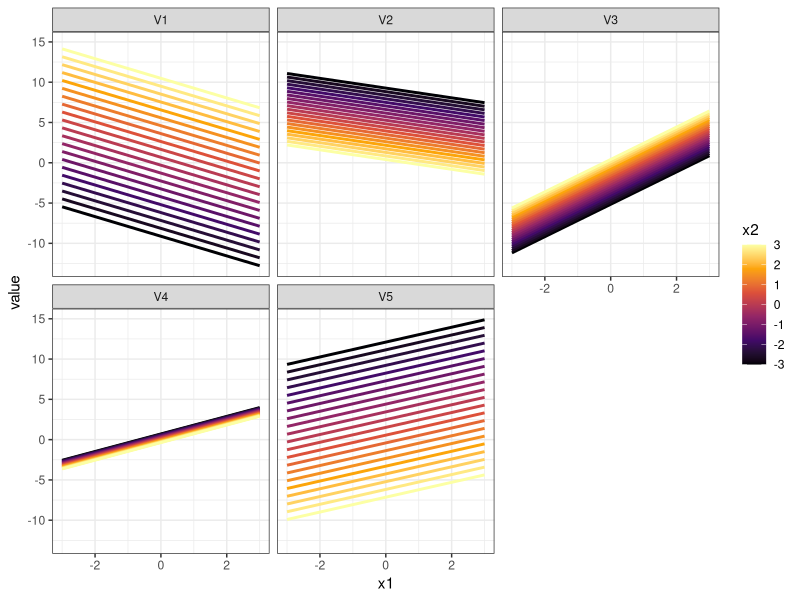
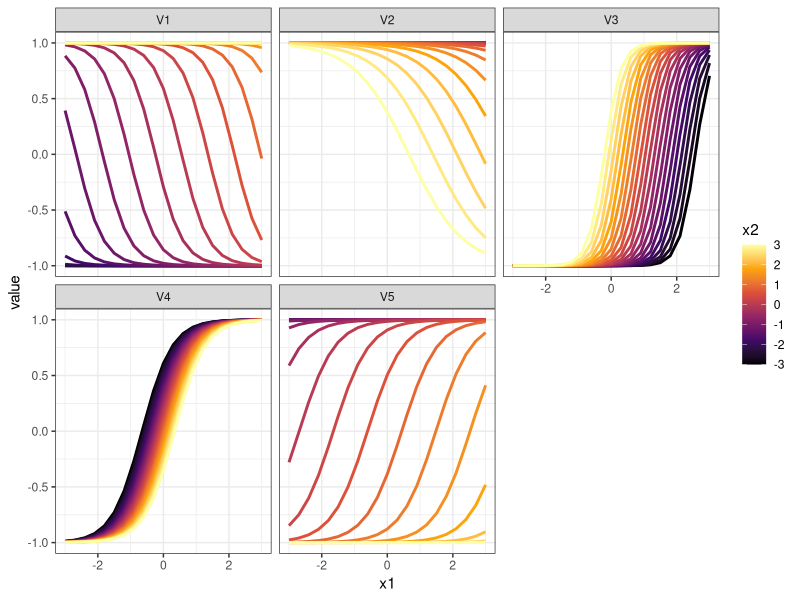
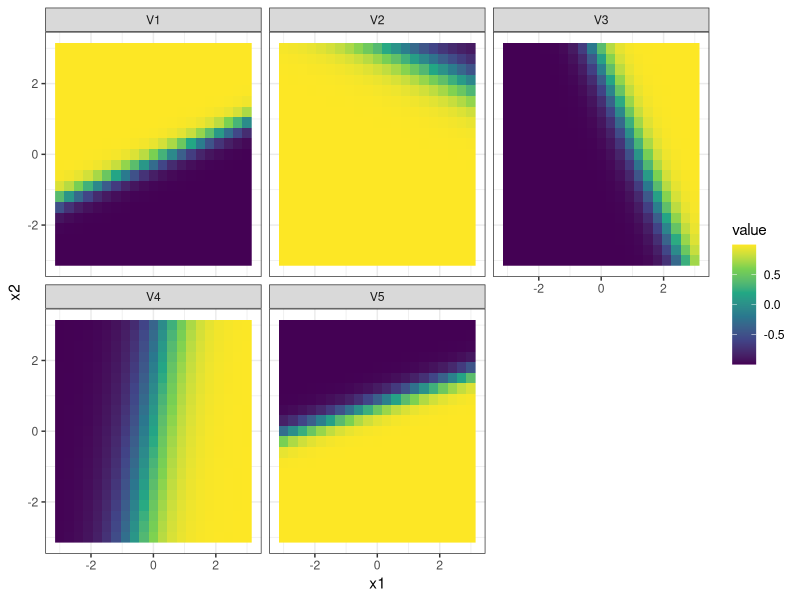
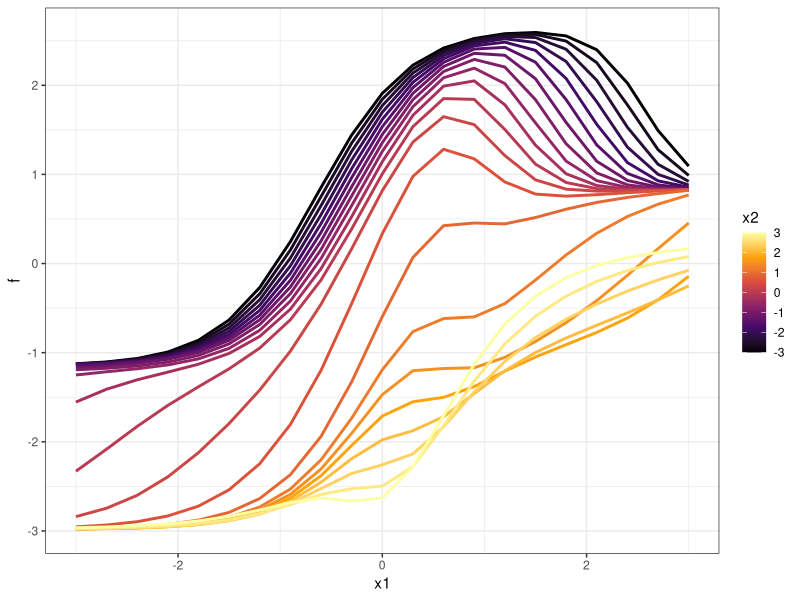
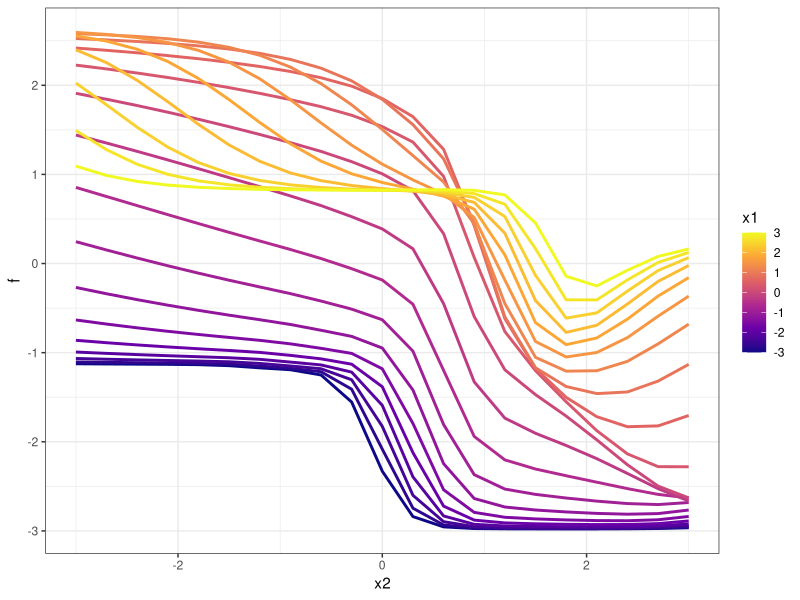
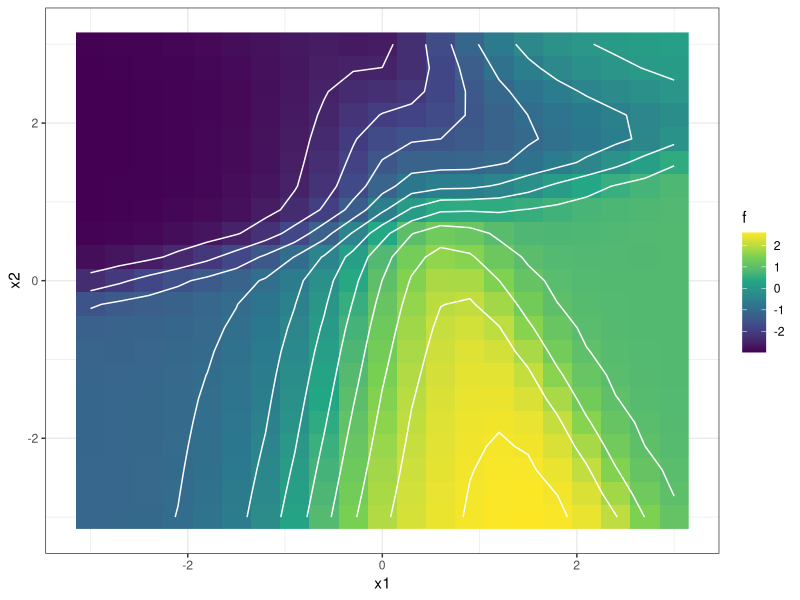
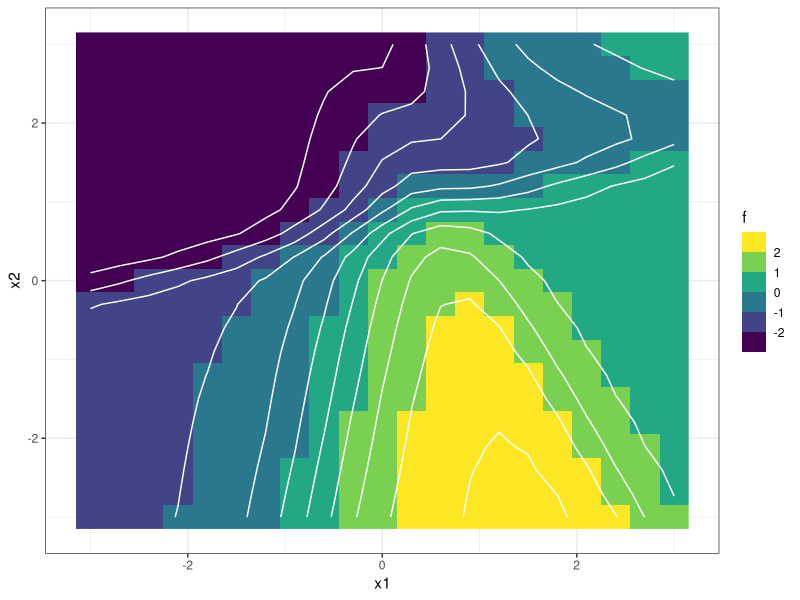
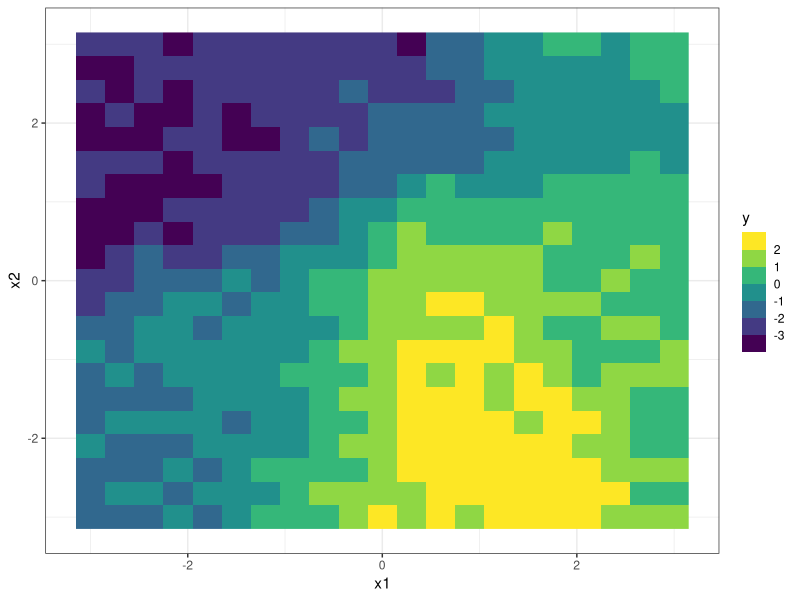

R code for these plots, in order:
### create our own 2 input neural network and then estimate the
### weights and biases using gradient descent

### start out by creating our own neural network

library(tidyverse)

### define a grid of input values
x_input <- expand.grid(x1 = seq(-3, 3, length.out = 21),
                       x2 = seq(-3, 3, length.out = 21),
                       KEEP.OUT.ATTRS = FALSE,
                       stringsAsFactors = FALSE) %>% 
  as.data.frame() %>% tibble::as_tibble()

x_input %>% glimpse()

### number of linear predictor coefficients for each hidden unit
P <- ncol(x_input) + 1

### use 5 hidden units for our neural network
num_hidden_units <- 5

### randomly generate all hidden unit parameters

set.seed(12412)

Bmat <- t( MASS::mvrnorm(n = num_hidden_units,
                         mu = rep(0, P),
                         Sigma = 1.75^2 * diag(P)) )

Bmat

### create and create the design matrix associaed with out input grid

Xgrid <- model.matrix( ~ x1 + x2, x_input)

Xgrid %>% head()

Xgrid %>% dim()

### calculate the linear predictors for every hidden unit
Agrid <- Xgrid %*% Bmat

Agrid %>% dim()

Agrid %>% head()

Agrid %>% class()

### visualize the linear predictors with respect to x1 for every hidden unit
Agrid %>% as.data.frame() %>% tibble::as_tibble() %>% 
  tibble::rowid_to_column() %>% 
  tidyr::gather(key = "key", value = "value", -rowid) %>% 
  left_join(x_input %>% tibble::rowid_to_column(),
            by = "rowid") %>% 
  ggplot(mapping = aes(x = x1, y = value)) +
  geom_line(mapping = aes(group = interaction(key, x2),
                          color = x2),
            size = 1.) +
  facet_wrap(~key) +
  scale_color_viridis_c(option = 'inferno') +
  theme_bw()

### transform each hidden unit by calculating the non-linear transformed response
Hgrid <- tanh(Agrid)

### visualize the trends of the non-linear hidden unit response with respect to x1
Hgrid %>% as.data.frame() %>% tibble::as_tibble() %>% 
  tibble::rowid_to_column() %>% 
  tidyr::gather(key = "key", value = "value", -rowid) %>% 
  left_join(x_input %>% tibble::rowid_to_column(),
            by = "rowid") %>% 
  ggplot(mapping = aes(x = x1, y = value)) +
  geom_line(mapping = aes(group = interaction(key, x2),
                          color = x2),
            size = 1.) +
  facet_wrap(~key) +
  scale_color_viridis_c(option = 'inferno') +
  theme_bw()

### let's visualize the surface trends of the hidden unit responses
### with respect to boht inputs
Hgrid %>% as.data.frame() %>% tibble::as_tibble() %>% 
  tibble::rowid_to_column() %>% 
  tidyr::gather(key = "key", value = "value", -rowid) %>% 
  left_join(x_input %>% tibble::rowid_to_column(),
            by = "rowid") %>% 
  ggplot(mapping = aes(x = x1, y = x2)) +
  geom_raster(mapping = aes(fill = value)) +
  facet_wrap(~key) +
  scale_fill_viridis_c() +
  theme_bw()

### randomly generate the output layer coefficients

set.seed(91231)
a_params <- rnorm(n = num_hidden_units + 1, mean = 0, sd = 1.7)

a_params

### separate out the output layer bias from the weights
a_bias <- a_params[1]
a_weight <- a_params[-1]

a_bias

a_weight

### the neural network response or trend is a linear model
fgrid <- as.vector( a_bias + Hgrid %*% matrix(a_weight) )

### visualize the trends wrt the inputs
dfgrid <- x_input %>% 
  mutate(f = fgrid)

dfgrid %>% glimpse()

### trend with respect to x1
dfgrid %>% 
  ggplot(mapping = aes(x = x1, y = f)) +
  geom_line(mapping = aes(group = x2, color = x2),
            size = 1.) +
  scale_color_viridis_c(option = 'inferno') +
  theme_bw()

### trend with respect to x2
dfgrid %>% 
  ggplot(mapping = aes(x = x2, y = f)) +
  geom_line(mapping = aes(group = x1, color = x1),
            size = 1.) +
  scale_color_viridis_c(option = 'plasma') +
  theme_bw()

### visualize the trend as a surface
dfgrid %>% 
  ggplot(mapping = aes(x = x1, y = x2)) +
  geom_raster(mapping = aes(fill = f)) +
  geom_contour(mapping = aes(z = f), color = "white") +
  scale_fill_viridis_c() +
  theme_bw()

dfgrid %>% 
  ggplot(mapping = aes(x = x1, y = x2)) +
  geom_raster(mapping = aes(fill = f)) +
  geom_contour(mapping = aes(z = f), color = "white") +
  scale_fill_viridis_b() +
  theme_bw()

### generate noisy observations around the true trend

dfgrid %>% summary()

### specify the noise to be quite small, at roughly 5% of the range
### want to easily resolve the nonlinear output to input relationship

sigma_true <- 0.3

set.seed(71231)
grid_data <- dfgrid %>% 
  mutate(y = rnorm(n = n(), mean = f, sd = sigma_true))

### visualize the randomly generated outputs on the grid
grid_data %>% 
  ggplot(mapping = aes(x = x1, y = x2)) +
  geom_raster(mapping = aes(fill = y)) +
  scale_fill_viridis_b() +
  theme_bw()

### fit the neural network by minimizing the SSE, use the SSE function
### from lecture

my_neuralnet_sse <- function(theta, my_info)
{
  # extract the hidden unit parameters
  X <- my_info$design_matrix
  length_beta <- ncol(X)
  total_num_betas <- my_info$num_hidden * length_beta
  beta_vec <- theta[1:total_num_betas]
  
  # extract the output layer parameters
  a_all <- theta[(total_num_betas + 1):length(theta)]
  
  # reorganize the beta parameters into a matrix
  Bmat <- matrix(beta_vec, nrow = length_beta, byrow = FALSE)
  
  # reorganize the output layer parameters by extracting
  # the output layer intercept (the bias)
  a0 <- a_all[1] # the first element in a_all is the bias
  av <- a_all[-1] # select all EXCEPT the first element
  
  # calculate the neural network in one line of code
  # your homework assignment breaks this operation 
  # into several lines, so do NOT copy and paste!!!
  # you may use this expression to help debug your code
  f <- as.vector( a0 + my_info$transform_hidden(X %*% Bmat) %*% matrix(av) )
  
  # performance metric - calculate the SSE
  sum((my_info$yobs - f)^2)
}

### setup the list of required information

my_info_5_units <- list(
  yobs = grid_data$y,
  design_matrix = Xgrid,
  num_hidden = 5,
  transform_hidden = tanh
)

### calculate the total number of unknown coefficients that must be learned
my_info_5_units$num_params <- my_info_5_units$num_hidden * (ncol(my_info_5_units$design_matrix)) +
  my_info_5_units$num_hidden + 1

my_info_5_units$num_params

### check our SSE function
my_neuralnet_sse(rep(0, my_info_5_units$num_params), my_info_5_units)

### find a local optimal set of parameters using a starting guess of zeros
### for all weights and biases, use optim() with finite differences to estimate
### the gradient and the BFGS quasi-newton algorithm

fit_0 <- optim(rep(0, my_info_5_units$num_params),
               my_neuralnet_sse,
               gr = NULL,
               my_info_5_units,
               method = "BFGS",
               hessian = TRUE,
               control = list(maxit = 5001))

fit_0$par

fit_0$convergence

fit_0$counts

### what if we would start from a random initial guess?
set.seed(12313)
start_guess_1 <- rnorm(n = my_info_5_units$num_params)

fit_1 <- optim(start_guess_1,
               my_neuralnet_sse,
               gr = NULL,
               my_info_5_units,
               method = "BFGS",
               hessian = TRUE,
               control = list(maxit = 5001))

fit_1$par

fit_1$convergence

fit_1$counts

### try with another random initial guess
set.seed(612312)
start_guess_2 <- rnorm(n = my_info_5_units$num_params)

fit_2 <- optim(start_guess_2,
               my_neuralnet_sse,
               gr = NULL,
               my_info_5_units,
               method = "BFGS",
               hessian = TRUE,
               control = list(maxit = 5001))

fit_2$par

fit_2$convergence

fit_2$counts

### Calculate the gradient numerically using hte numDeriv::grad() function

estimate_sse_grad <- function(unknowns, my_info)
{
  numDeriv::grad(my_neuralnet_sse, unknowns, method="Richardson", 
                 side=NULL, method.args=list(),
                 my_info)
}

### estimate the gradient at any set of parmaeter values
estimate_sse_grad(rep(0, my_info_5_units$num_params), my_info_5_units)

### check the optimization results when the "external" gradient function is provided
fit_2_with_grad <- optim(start_guess_2,
                         my_neuralnet_sse,
                         gr = estimate_sse_grad,
                         my_info_5_units,
                         method = "BFGS",
                         hessian = TRUE,
                         control = list(maxit = 5001))

fit_2_with_grad$par

fit_2_with_grad$convergence

fit_2_with_grad$counts

### check the locally optimal parameter estimates
fit_2_with_grad$par

fit_2$par

### summarize the absolute difference...the gradient calculated with the 
### `numDeriv::grad()` function is more precise than the gradient estimated
### by the default approach within `optim()`. With more than a few
### hidden units, those differences start to matter and create some slight differences
### between the identified optimal parameter values
###
### calculate min, average, and max absolute differences
min( abs(fit_2_with_grad$par - fit_2$par) )
mean( abs(fit_2_with_grad$par - fit_2$par) )
max( abs(fit_2_with_grad$par - fit_2$par) )

### check which parameters have the largest difference
which.max( abs(fit_2_with_grad$par - fit_2$par) )
fit_2_with_grad$par[ which.max( abs(fit_2_with_grad$par - fit_2$par) ) ]
fit_2$par[ which.max( abs(fit_2_with_grad$par - fit_2$par) ) ]

### program our own gradient descent algorithm, to help understand what's
### going on when we use a starting guess of 0 for this example

grad_descent_update <- function(unknowns, my_info, step_size)
{
  g <- estimate_sse_grad(unknowns, my_info)
  
  unknowns - step_size * g
}

### define a function which executes the gradient descent a desired 
### number of iterations, from a supplied starting guess, so this does not
### check for convergence, it's just a simple implementation, which runs
### a specified number of times

run_grad_descent <- function(start_guess, num_steps, step_size, my_info)
{
  # initialize
  res <- vector(mode = "list", length = num_steps + 1)
  res[[1]] <- start_guess
  
  # iterate the desired number of steps
  for(k in 2:(num_steps+1)){
    res[[k]] <- grad_descent_update(res[[k - 1]], my_info, step_size)
  }
  
  res
}

### test our function
run_grad_descent(rep(0, my_info_5_units$num_params), 3, step_size = 0.5e-3, my_info_5_units)

### define functions to help organize the iteration results

tidy_grad_descent_results <- function(res, iter_id)
{
  purrr::map2_dfr(res, iter_id,
                  function(ll, id){tibble::tibble(theta = ll) %>% 
                      mutate(iter_id = id) %>% 
                      tibble::rowid_to_column("theta_id")})
}

run_tidy_gradient_descent <- function(start_guess, num_steps, step_size, my_info)
{
  my_res <- run_grad_descent(start_guess, num_steps, step_size, my_info)
  
  tidy_grad_descent_results(my_res, seq_along(my_res) - 1)
}

### execute our gradient descent algorithm from a starting guess of 0

opt_iterations_0 <- run_tidy_gradient_descent(rep(0, my_info_5_units$num_params),
                                              50,
                                              step_size = 0.5e-3,
                                              my_info_5_units)

opt_iterations_0

opt_iterations_0 %>% 
  ggplot(mapping = aes(x = iter_id, y = theta)) +
  geom_line(mapping = aes(group = theta_id), size = 1.) +
  facet_wrap(~theta_id, labeller = "label_both") +
  theme_bw()

### if we would a smaller step size...
opt_iterations_0_b <- run_tidy_gradient_descent(rep(0, my_info_5_units$num_params),
                                                50,
                                                step_size = 0.5e-4,
                                                my_info_5_units)

opt_iterations_0_b %>% 
  ggplot(mapping = aes(x = iter_id, y = theta)) +
  geom_line(mapping = aes(group = theta_id), size = 1.) +
  facet_wrap(~theta_id, labeller = "label_both") +
  theme_bw()

### if we would one of the random initial guesses, lets use the second initial guess

opt_iterations_2 <- run_tidy_gradient_descent(start_guess_2,
                                              101,
                                              step_size = 0.5e-3,
                                              my_info_5_units)

opt_iterations_2 %>% 
  ggplot(mapping = aes(x = iter_id, y = theta)) +
  geom_line(mapping = aes(group = theta_id), size = 1.) +
  facet_wrap(~theta_id, labeller = "label_both") +
  theme_bw()
